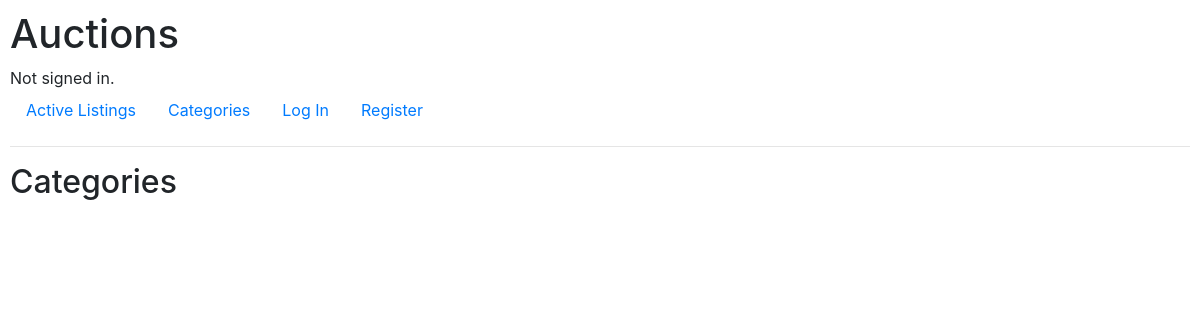
The page /categories on the database as committed earlier.
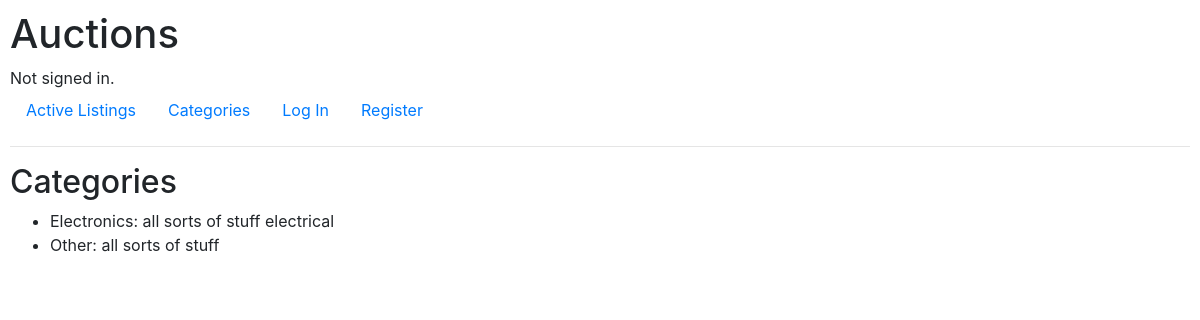
The same page on the database as committed later.
### auctions/models.py (models this page shows, shortened)
class Category(models.Model):
    name = models.CharField(max_length=32)
    description = models.CharField(max_length=128)

### auctions/views.py (the view)
# urls.py: path("categories", views.categories, name="categories"),
def categories(request):
    return render(request, "auctions/categories.html", {"categories": Category.objects.all()})

### auctions/templates/auctions/categories.html
{% extends "auctions/layout.html" %}
{% block body %}
    <h2>Categories</h2>
    <ul>
    {% for category in categories %}
        <li> {{ category.name }}: {{ category.description }}
    {% endfor %}
    </ul>
{% endblock %}

Rows that differ between the two databases and show on the page:
added Category: name "Electronics", description "all sorts of stuff electrical"
added Category: name "Other", description "all sorts of stuff"
